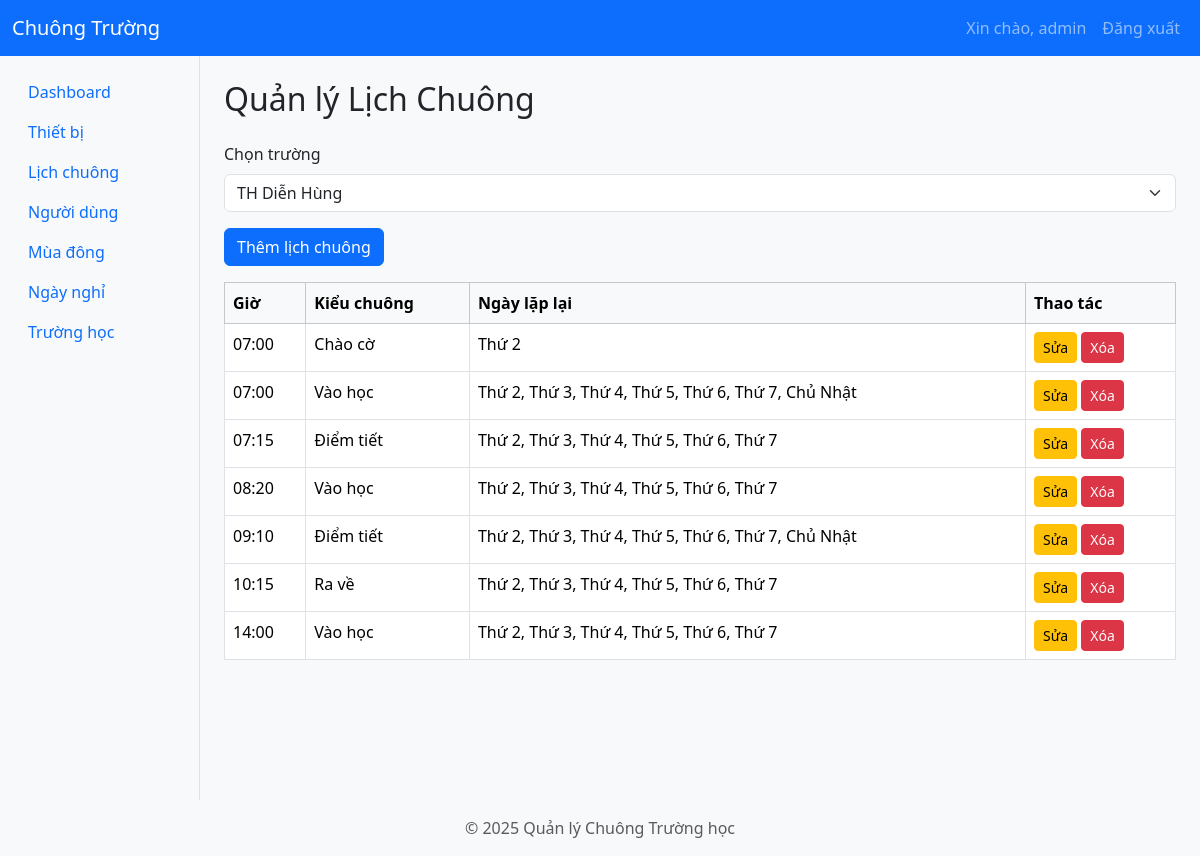
The page /schedules?school_id=1 (signed in) on the database as committed earlier.
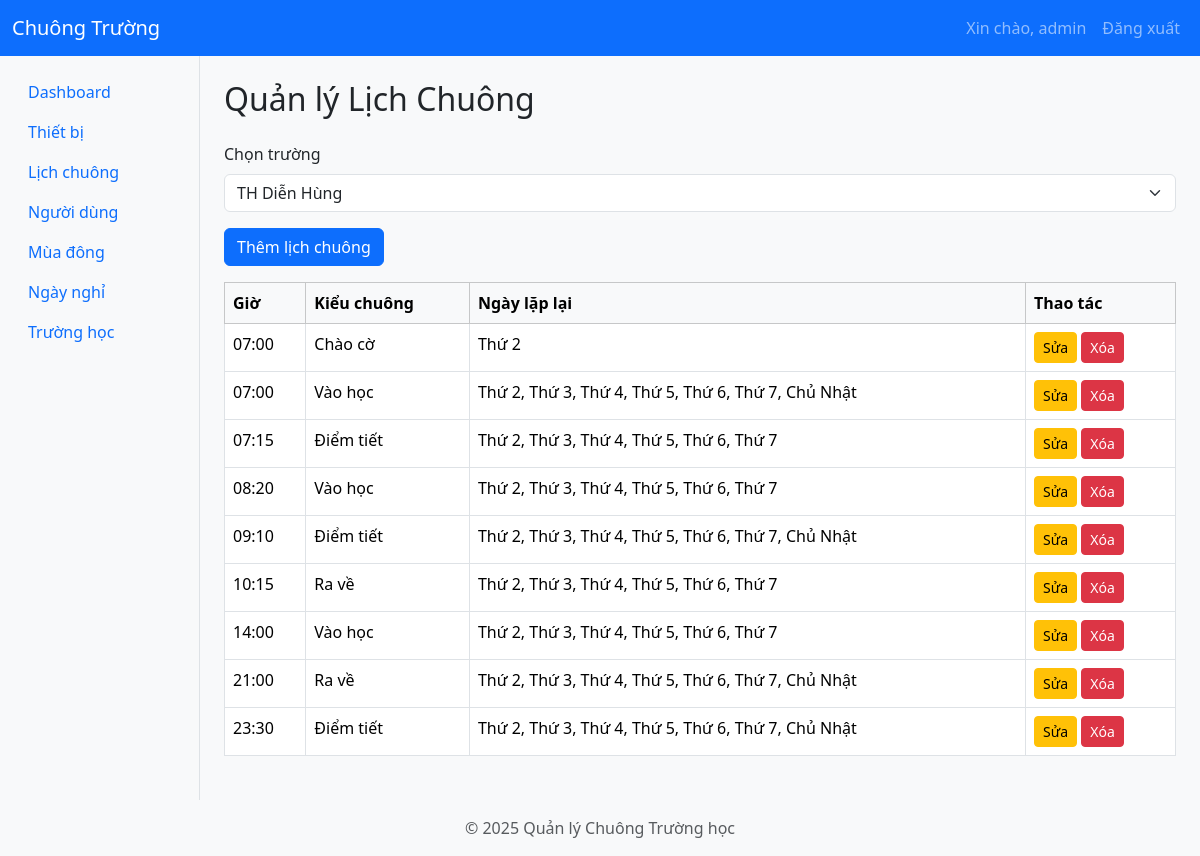
The same page on the database as committed later.
### app/models/schedule.py (models this page shows, shortened)
class Schedule(db.Model):
    id = db.Column(db.Integer, primary_key=True)
    school_id = db.Column(db.Integer, db.ForeignKey('schools.id'), nullable=False)  # Corrected table name for foreign key
    profile_id = db.Column(db.Integer, db.ForeignKey('bell_profiles.id'), nullable=True)
    time_point = db.Column(db.Time, nullable=False)  # Điểm thời gian duy nhất thay vì start/end
    day_of_week = db.Column(db.Integer, nullable=False)  # 0 = Thứ Hai, ..., 6 = Chủ Nhật
    bell_type = db.Column(db.String(50), nullable=False)  # Loại chuông (ví dụ: "vào học", "điểm tiết", "ra chơi", "ra về")
    is_summer = db.Column(db.Boolean, default=False)
    school = db.relationship('School', back_populates='schedules')
    profile = db.relationship('BellProfile', back_populates='schedules')

### app/routes/schedule_routes.py (the view, shortened to what this page needs)
@schedule_bp.route('/schedules', methods=['GET'])
@login_required
@school_specific_access
def schedules_page():
    user = session.get('user')
    logging.debug(f"User session data: {user}")
    if not user:
        flash('Không tìm thấy thông tin người dùng!', 'danger')
        return redirect(url_for('auth.login'))
    if user.get('role') == 'admin':
        school_id = request.args.get('school_id')
        logging.debug(f"Admin accessing schedules with school_id: {school_id}")
        schools = School.query.all()
        schedules = []
        if school_id:
            schedules = Schedule.query.filter_by(school_id=school_id).all()
            schedules = sorted(schedules, key=lambda schedule: schedule.time_point)
        return render_template('schedules_admin.html', schedules=schedules, schools=schools, selected_school_id=int(school_id) if school_id else None)
    else:
        logging.warning(f"Unauthorized access attempt by user: {user}")
        flash('Bạn không có quyền truy cập!', 'danger')
        return redirect(url_for('index'))

### app/__init__.py (called while the page is built)
def create_app():
    app = Flask(__name__)
    app.config.from_object('app.config.Config')
    db.init_app(app)
    jwt.init_app(app)
    migrate.init_app(app, db)  # Bind Flask-Migrate to the app and db
    login_manager.init_app(app)  # Initialize Flask-Login
    login_manager.login_view = 'auth.login'  # Set the login view
    @app.context_processor
    def inject_user():
        from flask_login import current_user
        return dict(current_user=current_user)
    from app.utils.jwt_patch import apply_jwt_patch
    apply_jwt_patch()
    from app.routes import register_routes
    register_routes(app)
    def get_day_name(index):
        days = ['Thứ 2', 'Thứ 3', 'Thứ 4', 'Thứ 5', 'Thứ 6', 'Thứ 7', 'Chủ Nhật']
        return days[index]
    app.jinja_env.filters['get_day_name'] = get_day_name
    return app

### app/templates/schedules_admin.html (shortened to what this page needs)
{% extends 'layout.html' %}
{% block content %}
<h2 class="mb-4">Quản lý Lịch Chuông</h2>
<div class="mb-3">
    <label for="schoolSelect" class="form-label">Chọn trường</label>
    <select class="form-select" id="schoolSelect" onchange="location = this.value;">
        {% for school in schools %}
        <option value="/schedules?school_id={{ school.id }}" {% if school.id == selected_school_id %}selected{% endif %}>
            {{ school.name }}
        </option>
        {% endfor %}
    </select>
</div>
<div class="d-flex justify-content-between mb-3">
    <button class="btn btn-primary" data-bs-toggle="modal" data-bs-target="#addScheduleModal">Thêm lịch chuông</button>
</div>
                {% set days = ['Thứ 2', 'Thứ 3', 'Thứ 4', 'Thứ 5', 'Thứ 6', 'Thứ 7', 'Chủ Nhật'] %}
{% if schedules %}
<table class="table table-bordered table-hover">
    <thead class="table-light">
        <tr>
            <th>Giờ</th>
            <th>Kiểu chuông</th>
            <th>Ngày lặp lại</th>
            <th>Thao tác</th>
        </tr>
    </thead>
    <tbody>
        {% set days = ['Thứ 2', 'Thứ 3', 'Thứ 4', 'Thứ 5', 'Thứ 6', 'Thứ 7', 'Chủ Nhật'] %}
        {% for key, group in schedules|groupby(attribute='time_point') %}
        {% for bell_type, items in group|groupby(attribute='bell_type') %}
        <tr>
            <td>{{ key.strftime('%H:%M') }}</td>
            <td>{{ bell_type }}</td>
            <td>
                {% for schedule in items %}
                {{ days[schedule.day_of_week] }}{% if not loop.last %}, {% endif %}
                {% endfor %}
            </td>
            <td>
                <a href="/schedules/edit/{{ items[0].id }}" class="btn btn-sm btn-warning">Sửa</a>
                <a href="/schedules/delete/{{ items[0].id }}?school_id={{ selected_school_id }}" class="btn btn-sm btn-danger" onclick="return confirm('Bạn có chắc muốn xóa?')">Xóa</a>
            </td>
        </tr>
        {% endfor %}
        {% endfor %}
    </tbody>
</table>
{% else %}
<div class="alert alert-info">Chưa có lịch chuông nào cho trường này.</div>
{% endif %}
{% endblock %}

### app/templates/layout.html (shortened to what this page needs)
<!DOCTYPE html>
<html lang="vi">
<head>
    <link href="https://cdn.jsdelivr.net/npm/bootstrap@5.3.2/dist/css/bootstrap.min.css" rel="stylesheet">
    <link rel="stylesheet" href="{{ url_for('static', filename='css/style.css') }}">
</head>
<body>
    <nav class="navbar navbar-expand-lg navbar-dark bg-primary">
        <div class="container-fluid">
            <a class="navbar-brand" href="/">Chuông Trường</a>
            <div class="collapse navbar-collapse" id="navbarNav">
                <ul class="navbar-nav ms-auto">
                    {% if session.get('user') %}
                    <li class="nav-item">
                        <a class="nav-link" href="/profile">Xin chào, {{ session['user']['username'] }}</a>
                    </li>
                    <li class="nav-item">
                        <a class="nav-link" href="/logout">Đăng xuất</a>
                    </li>
                    {% else %}
                    <li class="nav-item">
                        <a class="nav-link" href="/login">Đăng nhập</a>
                    </li>
                    {% endif %}
                </ul>
            </div>
        </div>
    </nav>
    <div class="container-fluid">
        <div class="row">
            <nav class="col-md-2 d-none d-md-block bg-light sidebar">
                <div class="position-sticky pt-3">
                    <ul class="nav flex-column">
                        {% if session.get('user') %}
                            {% set role = session['user'].get('role') %}
                            {% if role == 'admin' %}
                                <li class="nav-item"><a class="nav-link" href="/">Dashboard</a></li>
                                <li class="nav-item"><a class="nav-link" href="/devices">Thiết bị</a></li>
                                <li class="nav-item"><a class="nav-link" href="/schedules">Lịch chuông</a></li>
                                <li class="nav-item"><a class="nav-link" href="/users">Người dùng</a></li>
                                <li class="nav-item"><a class="nav-link" href="/seasons">Mùa đông</a></li>
                                <li class="nav-item"><a class="nav-link" href="/holidays">Ngày nghỉ</a></li>
                                <li class="nav-item"><a class="nav-link" href="/schools">Trường học</a></li>
                            {% elif role == 'school_admin' %}
                                <li class="nav-item"><a class="nav-link" href="/schedules">Lịch chuông</a></li>
                            {% elif role == 'school_user' %}
                                <li class="nav-item"><a class="nav-link" href="/schedules">Xem lịch chuông</a></li>
                            {% endif %}
                        {% endif %}
                    </ul>
                </div>
            </nav>
            <main class="col-md-9 ms-sm-auto col-lg-10 px-md-4 py-4">
                {% block content %}{% endblock %}
            </main>
        </div>
    </div>
    <footer class="footer mt-auto py-3 bg-light">
        <div class="container text-center">
            <span class="text-muted">&copy; 2025 Quản lý Chuông Trường học</span>
        </div>
    </footer>
</body>
</html>

### app/static/css/style.css (style rules this page uses)
body { background-color: #f8f9fa; }
.sidebar { min-height: 100vh; border-right: 1px solid #dee2e6; }
.footer { position: fixed; bottom: 0; width: 100%; }

Rows that differ between the two databases and show on the page:
added Schedule: strftime "21:00", bell_type "Ra về", day_of_week "Thứ 2"
added Schedule: day_of_week "Thứ 3", shown under "21:00"
added Schedule: day_of_week "Thứ 4", shown under "21:00"
added Schedule: day_of_week "Thứ 5", shown under "21:00"
added Schedule: day_of_week "Thứ 6", shown under "21:00"
added Schedule: day_of_week "Thứ 7", shown under "21:00"
added Schedule: day_of_week "Chủ Nhật", shown under "21:00"
added Schedule: strftime "23:30", bell_type "Điểm tiết", day_of_week "Thứ 2"
added Schedule: day_of_week "Thứ 3", shown under "23:30"
added Schedule: day_of_week "Thứ 4", shown under "23:30"
added Schedule: day_of_week "Thứ 5", shown under "23:30"
added Schedule: day_of_week "Thứ 6", shown under "23:30"
added Schedule: day_of_week "Thứ 7", shown under "23:30"
added Schedule: day_of_week "Chủ Nhật", shown under "23:30"
